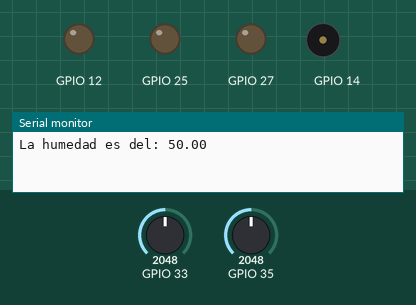
A sketch run on a simulated ESP32. On the bench: output pins drawn as LEDs (lit = HIGH), buzzer (waves = sounding), the last lines printed to the serial monitor. The test bench sets the inputs (shaded band); at power-on: GPIO 33 = 2048, GPIO 35 = 2048.

Above: at 0.1 s.
At 18.0 s:
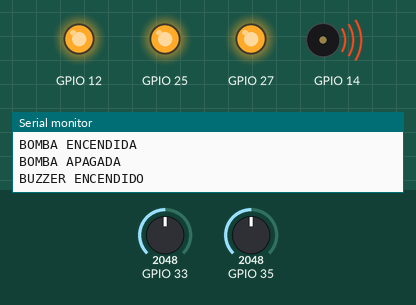
18.1 s: GPIO 33 set to 0
At 18.1 s:
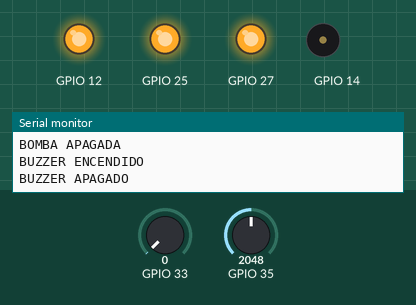
Timing chart, 0 to 39.1 s (numbered marks = the images above; inputs shaded):
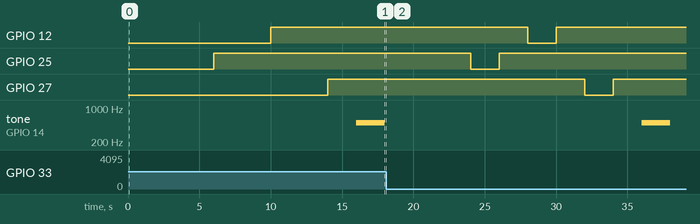

The sketch:

Prueba_Actuadores.ino
```cpp
const int frecuencia = 5000;
const int canalSonido = 0;
const int resolucion = 8;

void setup() {
  Serial.begin(9600);
  pinMode(14, OUTPUT);
  pinMode(12, OUTPUT);
  pinMode(27, OUTPUT);
  pinMode(25, OUTPUT);
  pinMode(35, INPUT);
  pinMode(33, INPUT);

  ledcSetup(canalSonido, frecuencia, resolucion);
  ledcAttachPin(14, canalSonido);
}

void loop() {
  //float medidaLuz = (100*analogRead(pinSensorLuz))/4095; //Lectura en porcentaje
  float medidaHumedad = (100-((100*analogRead(35))/4095)); //Lectura en porcentaje
  //float medidaTemperatura = analogRead(pinSensorTemperatura)*0,1220703125; //Lectura en grados
  float medidaLiquidos = (100*analogRead(33))/4095; //Lectura en porcentaje
  Serial.print("La humedad es del: ");
  Serial.println(medidaHumedad);
  delay(2000);
  //Serial.print("La temperatura es de: ");
  //Serial.print(medidaTemperatura);
  //Serial.println("ª");
  //delay(2000);
  if(medidaLiquidos < 10){
    Serial.println("Tanque casi vacio");
  }else{
    Serial.println("Tanque lleno");
  }
  delay(2000);
//  if(medidaLuz < 20){
//    Serial.println("Es de noche!! Luces encendidas!!");
//  }else{
//    Serial.println("Es de dia!! Luces apagadas");
//  }
  Serial.println("CALOR ENCENDIDO");
  digitalWrite(25, LOW);
  delay(2000);
  Serial.println("CALOR APAGADO");
  digitalWrite(25, HIGH);
  delay(2000);
  Serial.println("LUZ ENCENDIDA");
  digitalWrite(12, LOW);
  delay(2000);
  Serial.println("LUZ APAGADA");
  digitalWrite(12, HIGH);
  delay(2000);
  Serial.println("BOMBA ENCENDIDA");
  digitalWrite(27, LOW);
  delay(2000);
  Serial.println("BOMBA APAGADA");
  digitalWrite(27, HIGH);
  delay(2000);
  Serial.println("BUZZER ENCENDIDO");
  ledcWriteTone(canalSonido, 500);
  delay(2000);
  Serial.println("BUZZER APAGADO");
  ledcWriteTone(canalSonido, 0);
  delay(2000);
}
```
